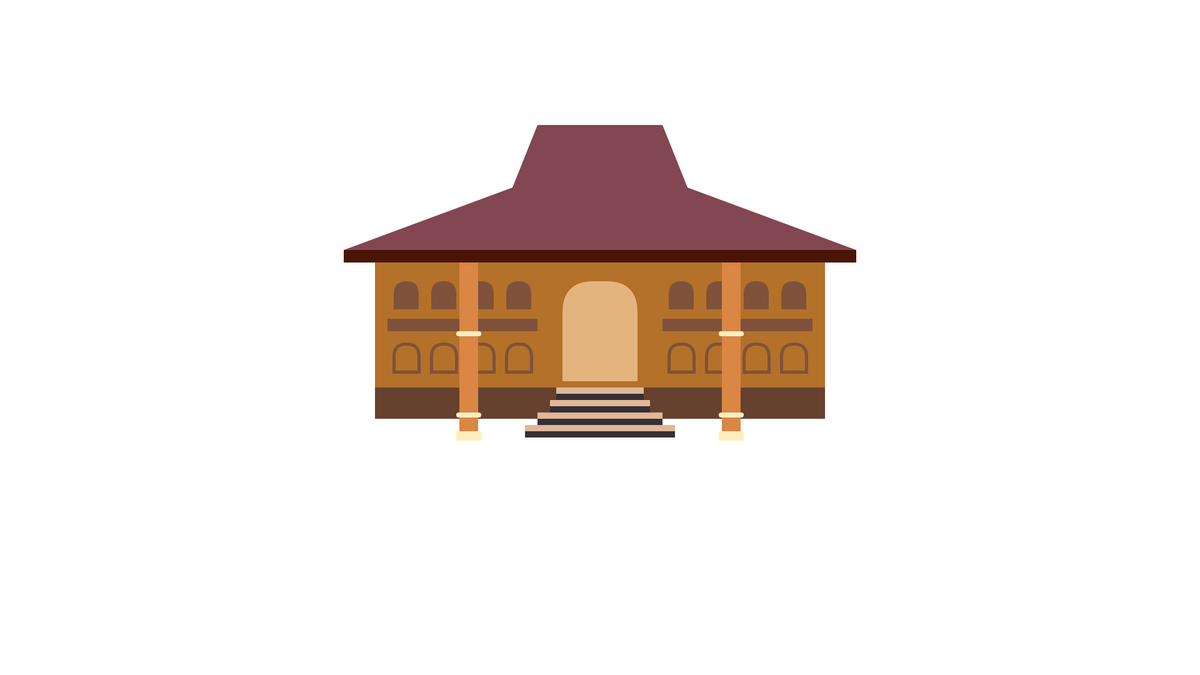
Frame 1 (no input)
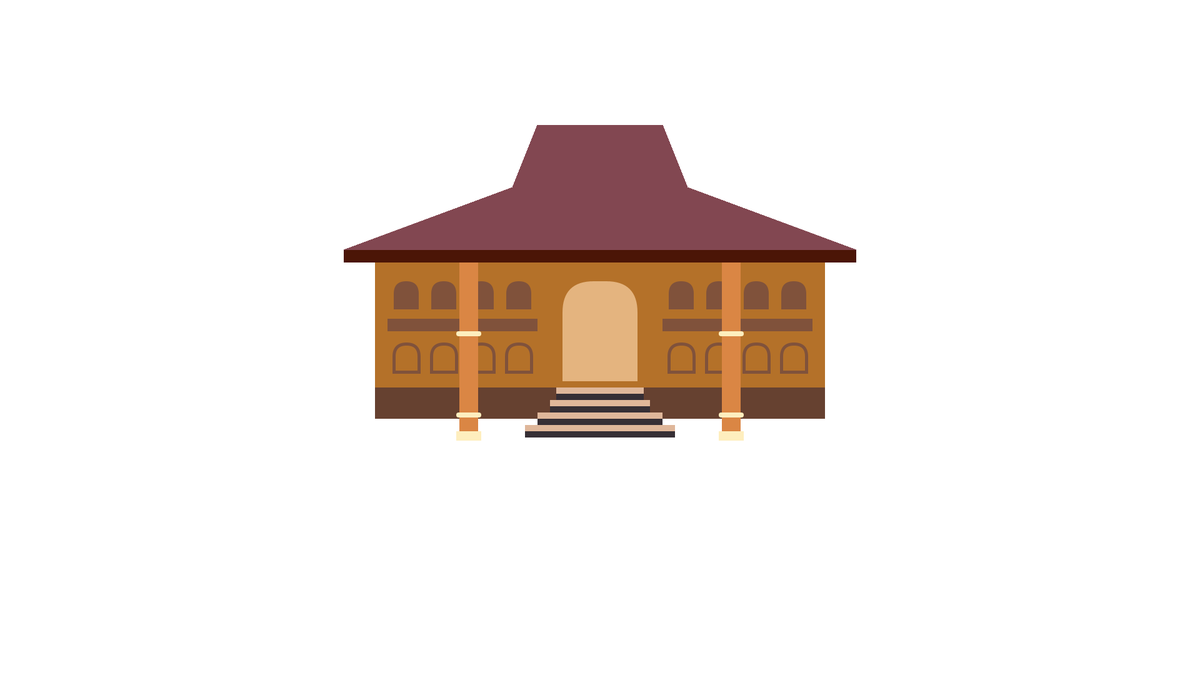
Frame 60 (the mouse pressed at the canvas centre just before this capture)
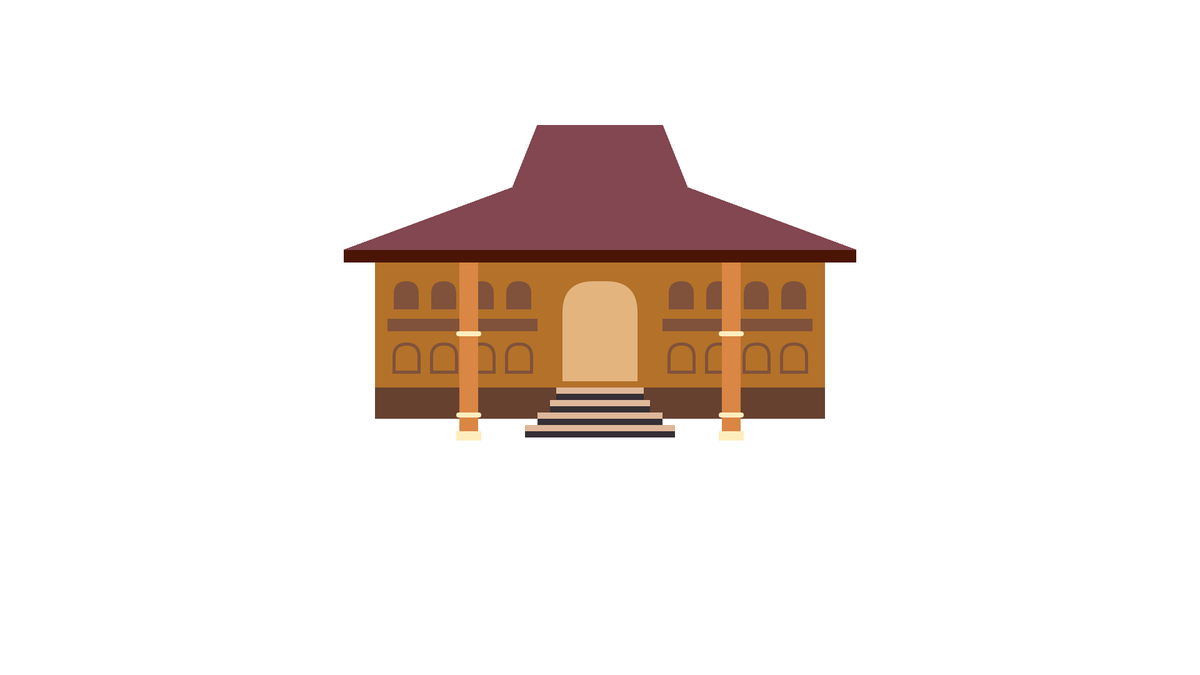
Frame 120 (the mouse held since frame 60 and released just before this capture)

The Processing sketch that drew these frames (run headless with seeded random() and noise(); from frame 60 on, the mouse is pressed at the canvas centre):

// Processing sketch: rumahJateng
// ── rumahJateng.pde
void setup(){
  size(1920, 1080);
  background(255);
}

void draw(){
  //atap
  noStroke();
  fill(#824751);
  rect(860, 200, 200, 100);
  triangle(860, 200, 860, 300, 820, 300);
  triangle(1060, 200, 1060, 300, 1100, 300);
  rect(820, 300, 280, 100);
  triangle(820, 300, 820, 400, 550, 400);
  triangle(1100, 300, 1100, 400, 1370, 400);
  fill(#4b1506);
  rect(550, 400, 820, 20);
  
  //badan
  fill(#b47129);
  rect(600, 420, 720, 200);
  fill(#664130);
  rect(600, 620, 720, 50);
  fill(#e4b47f);
  rect(900, 450, 120, 160, 50, 50, 0, 0);
  
  //tangga
  fill(#dfb79a);
  rect(890, 620, 140, 10);
  rect(880, 640, 160, 10);
  rect(860, 660, 200, 10);
  rect(840, 680, 240, 10);
  fill(#362f35);
  rect(890, 630, 140, 10);
  rect(880, 650, 160, 10);
  rect(860, 670, 200, 10);
  rect(840, 690, 240, 10);
  
  //hiasan
  fill(#80523b);
    //kiri
  rect(620, 510, 240, 20);
  rect(630, 450, 40, 45, 70, 70, 0, 0);
  rect(690, 450, 40, 45, 70, 70, 0, 0);
  rect(750, 450, 40, 45, 70, 70, 0, 0);
  rect(810, 450, 40, 45, 70, 70, 0, 0);
    //kanan
  rect(1060, 510, 240, 20);
  rect(1070, 450, 40, 45, 70, 70, 0, 0);
  rect(1130, 450, 40, 45, 70, 70, 0, 0);
  rect(1190, 450, 40, 45, 70, 70, 0, 0);
  rect(1250, 450, 40, 45, 70, 70, 0, 0);
    //bawah
  pushMatrix();
  noFill();
  stroke(#80523b);
  strokeWeight(5);
  rect(630, 550, 40, 45, 70, 70, 0, 0);
  rect(690, 550, 40, 45, 70, 70, 0, 0);
  rect(750, 550, 40, 45, 70, 70, 0, 0);
  rect(810, 550, 40, 45, 70, 70, 0, 0);
  rect(1070, 550, 40, 45, 70, 70, 0, 0);
  rect(1130, 550, 40, 45, 70, 70, 0, 0);
  rect(1190, 550, 40, 45, 70, 70, 0, 0);
  rect(1250, 550, 40, 45, 70, 70, 0, 0);
  popMatrix();
  
  //tiang
  noStroke();
  fill(#da8644);
  rect(735, 420, 30, 280);
  rect(1155, 420, 30, 280);
  fill(#feeebe);
  rect(730, 690, 40, 15);
  rect(1150, 690, 40, 15);
  rect(730, 660, 40, 8, 30);
  rect(1150, 660, 40, 8, 30);
  rect(730, 530, 40, 8, 30);
  rect(1150, 530, 40, 8, 30);
}
